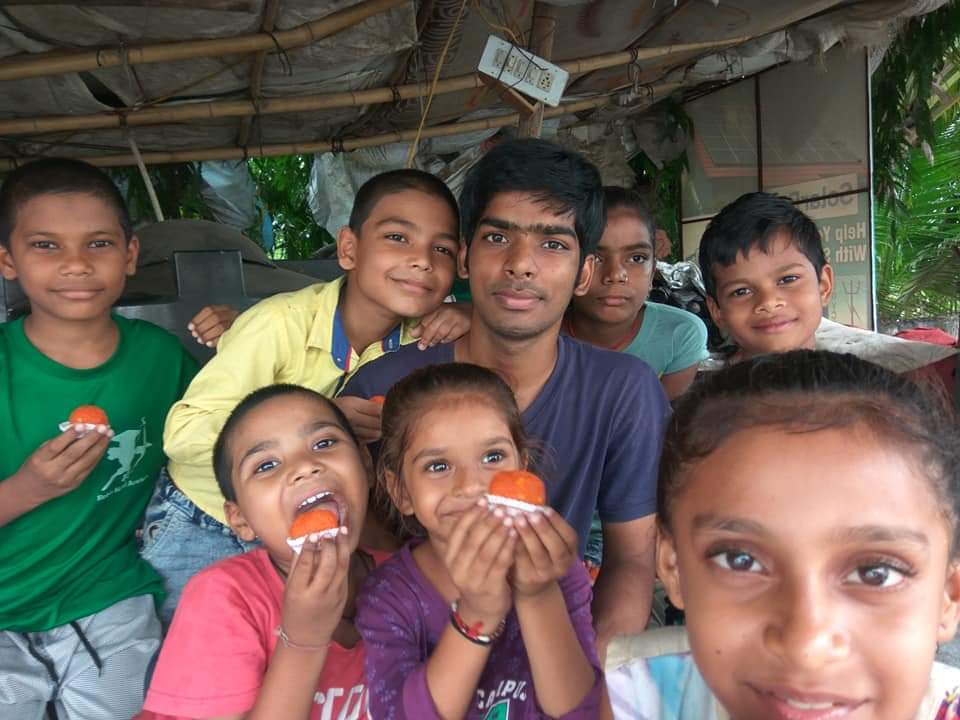
#> input picture CV and IP/videoCapture/img.jpg, 960 x 720 px, given in place of test.mp4, which was not available
$ python objtrack.py
#> lines starting #> are read from the running program, lines starting #| are printed output that depends on the picture; after the words box and inside, x2 and y2 are one past the last pixel; in counts of white or black regions, pixels touching at a corner belong together; pictures that were not available may be replaced by others from this repository, and a replacement may not be noted
import cv2 as cv
import numpy as np

cap = cv.VideoCapture("D:\\VideoCapture\\videos\\test.mp4")

#Reading the first frame
ret, frame = cap.read()
#> frame is the input picture: shape (720, 960, 3); mean B, G, R 85.7, 95.4, 109.7
x, y, width, height = 580, 30, 120, 150
track = (x, y, width, height)

"""
#Getting image of a person from the first frame and forming its histogram
roi = frame[y:y+height, x:x+width]
roi_hsv = cv.cvtColor(roi, cv.COLOR_BGR2HSV)
mask = cv.inRange(roi_hsv, np.array((0., 60., 32.)), np.array((180., 255., 255.)))
roi_hist = cv.calcHist([roi_hsv], [0], mask, [180], [0, 180])
#Normailizing the histogram
#mormalize function returns the histogram normalized to the range [0, 255]
cv.normalize(roi_hist, roi_hist, 0, 255, cv.NORM_MINMAX)

#Setting the termination criteria, either 10 iterations or move by atleast 1 pt
term = ( cv.TERM_CRITERIA_EPS | cv.TERM_CRITERIA_COUNT, 10, 1)

#cv.imshow("roi", roi)


while True:
    ret, frame = cap.read()

    if ret == True:
        #converting to HSV
        hsv = cv.cvtColor(frame, cv.COLOR_BGR2HSV)

        #calcBackProject function calculates the back projection of the histogram
        #of the model image and the observed image
        #The function returns the image which shows the position of the model
        #in the observed image
        #The observed image is converted to HSV
        #It takes five arguments:
        #1. The observed image
        #2. The channels of the histogram
        #3. The histogram
        #4. The ranges of the histogram
        #5. The threshold
        bpr = cv.calcBackProject([hsv], [0], roi_hist, [0,180], 1)

        #The function cv.meanShift is used to find the new location of the model
        #in the observed image
        #It takes three arguments:
        #1. Back projection of the histogram
        #2. Image of model
        #3. The termination criteria
        #It returns the new location of the model in the observed image
        ret, track = cv.meanShift(bpr, track, term)

        x,y,w,h = track
        #Drwaing the rectangle
        final = cv.rectangle(frame, (x,y), (x+w, y+h), (0,255,0), 4)

        cv.imshow("Video", final)

        if cv.waitKey(60) == 27:
            break

    else:
        break


cap.release()

cv.destroyAllWindows()
"""


roi = frame[y:y+height, x:x+width]
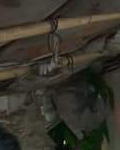
#> roi: shape (150, 120, 3); mean B, G, R 42.1, 51.5, 54.6
roi_hsv = cv.cvtColor(roi, cv.COLOR_BGR2HSV)
#> roi_hsv: shape (150, 120, 3); mean H, S, V 26.5, 68.2, 56
mask = cv.inRange(roi_hsv, np.array((0., 60., 32.)), np.array((180., 255., 255.)))
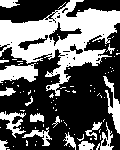
#> mask: shape (150, 120); 39.1% white; 89 white regions (72 under 20 px), largest, box (x1, y1, x2, y2) and area: (0, 0, 120, 96) 4618, (0, 63, 38, 83) 498, (103, 76, 120, 134) 353
roi_hist = cv.calcHist([roi_hsv], [0], mask, [180], [0, 180])
#> roi_hist = 180 values, max 795 at index 16, min 0 at index 1, mean 39.14
cv.normalize(roi_hist, roi_hist, 0, 255, cv.NORM_MINMAX)

term = ( cv.TERM_CRITERIA_EPS | cv.TERM_CRITERIA_COUNT, 10, 1)

#cv.imshow("roi", roi)


while True:
    ret, frame = cap.read()

    if ret == True:
        hsv = cv.cvtColor(frame, cv.COLOR_BGR2HSV)
#> hsv: shape (720, 960, 3); mean H, S, V 46, 92.1, 120.4
        bpr = cv.calcBackProject([hsv], [0], roi_hist, [0,180], 1)
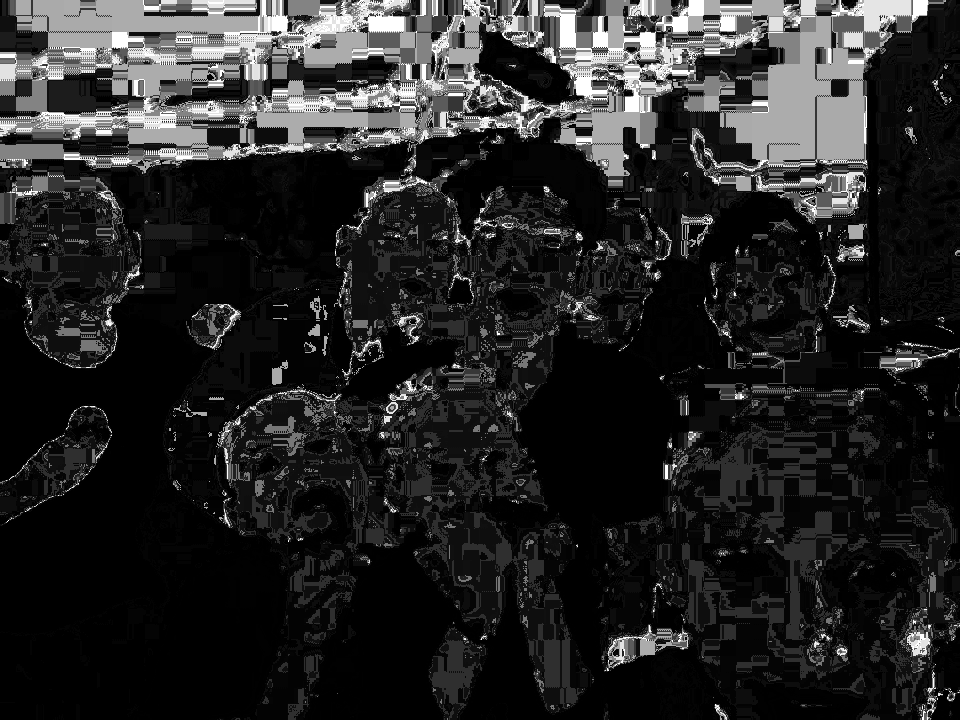
#> bpr: shape (720, 960); min 0, max 255, mean 38.2

        ret, track = cv.CamShift(bpr, track, term)
#> ret = ((614.5, 88.5), (142, 176.2), 7.81); track = (543, 0, 143, 177)

        points = cv.boxPoints(ret)
#> points = [[532.2, 166.1], [556.1, -8.42], [696.8, 10.87], [672.9, 185.4]]
        points = np.int64(points)
#> points = [[532, 166], [556, -8], [696, 10], [672, 185]]
        final = cv.polylines(frame, [points], True, (255,0,0), 2)

        cv.imshow("Video", final)

        if cv.waitKey(60) == 27:
#> (key Esc is pressed here)
            break

    else:
        break


cap.release()

cv.destroyAllWindows()
